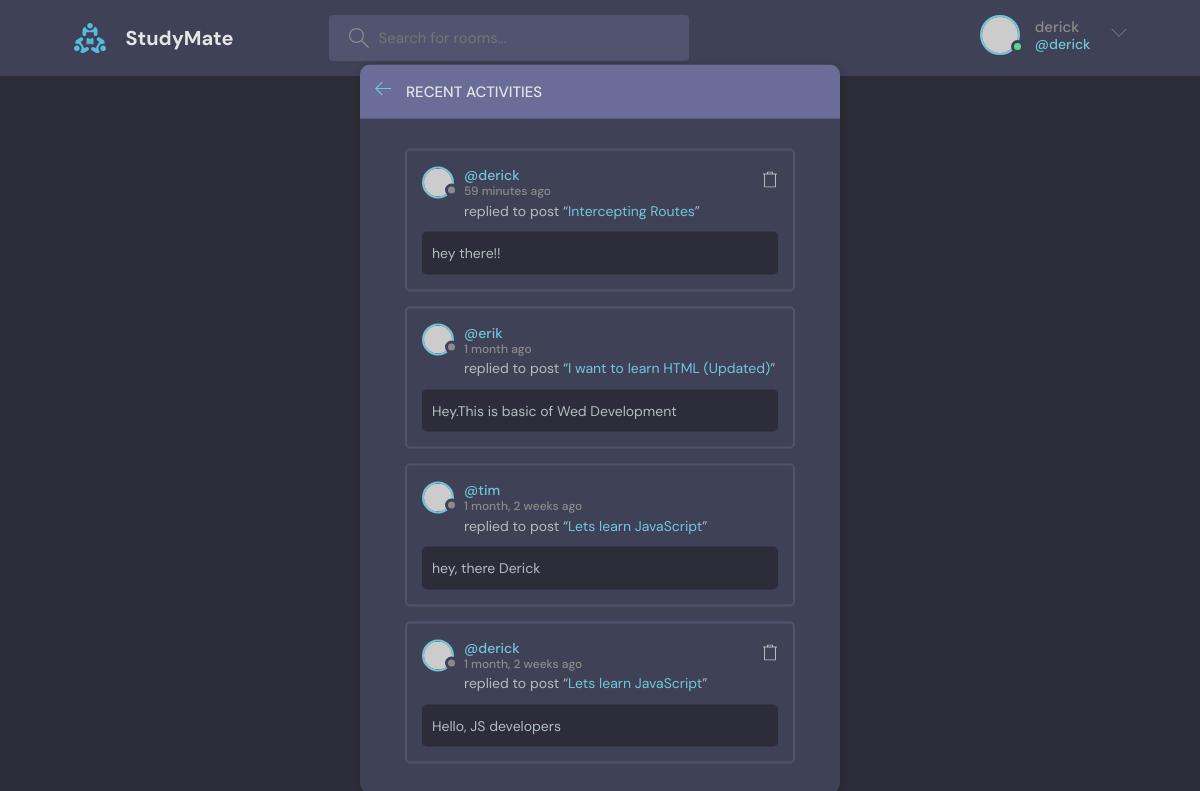
Screenshot of /activity/ (signed in) with the database file from the repository.
### base/models.py (models this page shows, shortened)
class Message(models.Model):
    user = models.ForeignKey(User, on_delete=models.CASCADE) # database table relationship
    room = models.ForeignKey(Room, on_delete=models.CASCADE)
    body = models.TextField()
    updated = models.DateTimeField(auto_now=True)
    created = models.DateTimeField(auto_now_add=True)
    class Meta:
        ordering = ['-updated', '-created'] # '-' enables order by descending order(new first)

class Room(models.Model):
    host = models.ForeignKey(User, on_delete=models.SET_NULL, null=True) # database table relationship
    topic=  models.ForeignKey(Topic, on_delete=models.SET_NULL, null=True)
    name = models.CharField(max_length=200)
    description = models.TextField(null=True, blank=True)
    participants = models.ManyToManyField(User, related_name='participants',blank=True)  # many to many relationship.
    updated = models.DateTimeField(auto_now=True) #updates each time an item is updated
    created = models.DateTimeField(auto_now_add=True) #runs ONLY once when an item is created in DB
    class Meta:
        ordering = ['-updated', '-created'] # '-' enables order by descending order(new first)
    def __str__(self):
        return self.name

### base/views.py (the view)
# urls.py: path('activity/', views.activityPage, name='activity'),
def activityPage(request):
    room_messages = Message.objects.all()
    return render(request, 'base/activity.html',{'room_messages': room_messages})

### base/templates/base/activity.html (shortened to what this page needs)
{% extends 'main.html' %} {% block content %}
<div class="layout">
  <div class="container">
    <div class="layout__box">
      <div class="layout__boxHeader">
        <div class="layout__boxTitle">
          <a href="{% url 'home' %}">
            <svg
              version="1.1"
              xmlns="http://www.w3.org/2000/svg"
              width="32"
              height="32"
              viewBox="0 0 32 32"
            >
              <title>arrow-left</title>
              <path
                d="M13.723 2.286l-13.723 13.714 13.719 13.714 1.616-1.611-10.96-10.96h27.625v-2.286h-27.625l10.965-10.965-1.616-1.607z"
              ></path>
            </svg>
          </a>
          <h3>Recent Activities</h3>
        </div>
      </div>
      <div class="activities-page layout__body">
        {% for message in room_messages %}
        <div class="activities__box">
          <div class="activities__boxHeader roomListRoom__header">
            <a
              href="{% url 'user-profile' message.user.id %}"
              class="roomListRoom__author"
            >
              <div class="avatar avatar--small">
                <img src="https://randomuser.me/api/portraits/women/11.jpg" />
              </div>
              <p>
                @{{message.user.username}}
                <span>{{message.created|timesince}} ago</span>
              </p>
            </a>
            {% if request.user == message.user %}
            <div class="roomListRoom__actions">
              <a href="{% url 'delete-message' message.id %}">
                <svg
                  version="1.1"
                  xmlns="http://www.w3.org/2000/svg"
                  width="32"
                  height="32"
                  viewBox="0 0 32 32"
                >
                  <title>delete</title>
                  <path
                    d="M30 4h-8v-3c0-0.553-0.447-1-1-1h-10c-0.553 0-1 0.447-1 1v3h-8v2h2v24c0 1.104 0.897 2 2 2h20c1.103 0 2-0.896 2-2v-24h2v-2h-0zM12 2h8v2h-8v-2zM26.002 30l-0.002 1v-1h-20v-24h20v24h0.002z"
                  ></path>
                </svg>
              </a>
            </div>
            {% endif %}
          </div>
          <div class="activities__boxContent">
            <p>
              replied to post “<a href="{% url 'room' message.room.id %}"
                >{{message.room}}</a
              >”
            </p>
            <div class="activities__boxRoomContent">{{message.body}}</div>
          </div>
        </div>
        {% endfor %}
      </div>
    </div>
  </div>
</div>
{% endblock content %}

### templates/navbar.html (shortened to what this page needs)
{% load static %}
<header class="header header--loggedIn">
  <div class="container">
    <a href="{% url 'home' %}" class="header__logo">
      <img src="{% static 'images/logo.svg' %}" />
      <h1>StudyMate</h1>
    </a>
    <form class="header__search" method="GET" action="{% url 'home' %}">
      <label>
        <input name="q" type="text" placeholder="Search for rooms..." />
      </label>
    </form>
    <nav class="header__menu">
      {% if request.user.is_authenticated %}
      <div class="header__user">
        <a href="{% url 'user-profile' request.user.id %}">
          <div class="avatar avatar--medium active">
            <img src="https://randomuser.me/api/portraits/men/37.jpg" />
          </div>
          <p>{{request.user}} <span>@{{request.user.username}}</span></p>
        </a>
        <button class="dropdown-button">
          <svg
            version="1.1"
            xmlns="http://www.w3.org/2000/svg"
            width="32"
            height="32"
            viewBox="0 0 32 32"
          >
            <title>chevron-down</title>
            <path d="M16 21l-13-13h-3l16 16 16-16h-3l-13 13z"></path>
          </svg>
        </button>
      </div>
      {% else %}
      <a href="{% url 'login' %}">
        <img src="{% static 'images/avatar.svg' %}"/>
        <p>Login</p>
      </a>
      {% endif %}
    </nav>
  </div>
</header>

### rows the page displays
Message: user.username "derick", created "59 minutes", room "Intercepting Routes", body "hey there!!"
Message: user.username "erik", created "1 month", room "I want to learn HTML (Updated)", body "Hey.This is basic of Wed Development"
Message: user.username "tim", created "1 month, 2 weeks", room "Lets learn JavaScript", body "hey, there Derick"
Message: user.username "derick", created "1 month, 2 weeks", room "Lets learn JavaScript", body "Hello, JS developers"

### other values shown
{{ request.user }} "derick"
{{ request.user.username }} "derick"
